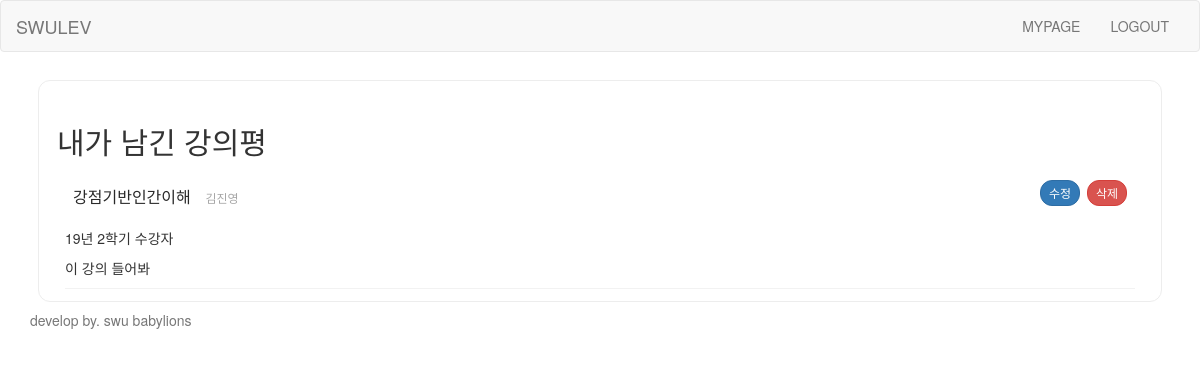
Before: /mypage/ (signed in) with the older database file.
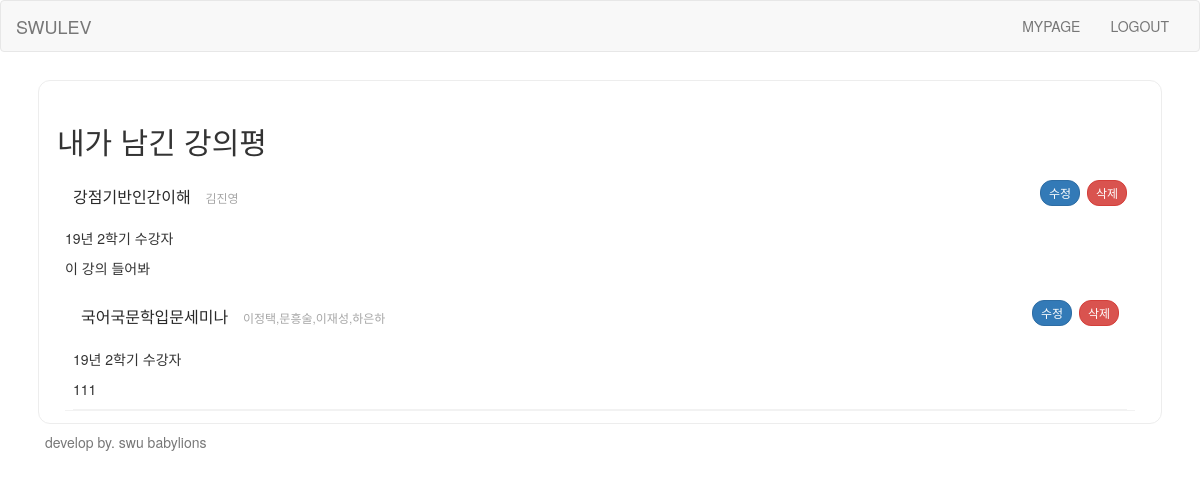
After: the same page with the newer database file.
### swuapp/models.py (models this page shows, shortened)
class Board(models.Model):
    content = models.TextField()
    quality = models.IntegerField()
    challenge = models.IntegerField()
    recommend = models.IntegerField()
    user = models.ForeignKey('Student_User', on_delete=models.CASCADE, related_name='user_id')
    lecture = models.ForeignKey('Lecture', on_delete=models.CASCADE, related_name='lecture')

class Lecture(models.Model):
    semester = models.CharField(max_length = 30)
    lectureid = models.CharField(max_length=20, primary_key=True, unique=True)
    lecturename = models.CharField(max_length=50)
    professor = models.CharField(max_length=50)

### swuapp/views.py (the view)
# urls.py: path('mypage/', mypage, name='mypage'),
def mypage(request):
    board = Board.objects.all
    lecture = Lecture.objects.all
    userlecture = UserLecture.objects.all
    if request.user.is_authenticated:
        username = str(request.user)
        mylecture = UserLecture.objects.filter(myuserid = str(request.user))
        return render(request, 'mypage.html', {'board':board, 'lecture':lecture, 'username':username, 'mylecture':mylecture})
    return render(request, 'mypage.html')

### swuapp/templates/mypage.html (shortened to what this page needs)
{% extends 'base.html' %}
{% block content %}
<div class="section">
    <h2>내가 남긴 강의평</h2>
    {% for board in board %}
    {% if board.user.userid == username %}
    <div class="mylectures">
      <span class="lecture">
        <h3>
          <span class="name">{{board.lecture.lecturename}}</span>
          <span class="professor">{{board.lecture.professor}}</span>
        </h3>
          <p class="info">
            <span class="semester">19년 2학기 수강자</span>
          </p>
          <p class="text">{{board.content}}</p>
        <button type="button" class="btn btn-sm btn-primary" id="mypagebt">수정</button>
        <button type="button" class="btn btn-sm btn-danger">삭제</button>
        {% endif %}
        {%endfor%}
      </span>
    </div>
</div>
{% endblock %}

Changed rows visible on the page:
added Board: lecture.lecturename "국어국문학입문세미나", lecture.professor "이정택,문흥술,이재성,하은하", content "111"
